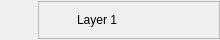
<?xml version="1.0" encoding="UTF-8"?>
<ui version="4.0">
 <class>LayerWidget</class>
 <widget class="QWidget" name="LayerWidget">
  <property name="geometry">
   <rect>
    <x>0</x>
    <y>0</y>
    <width>220</width>
    <height>40</height>
   </rect>
  </property>
  <property name="sizePolicy">
   <sizepolicy hsizetype="Preferred" vsizetype="Maximum">
    <horstretch>0</horstretch>
    <verstretch>0</verstretch>
   </sizepolicy>
  </property>
  <property name="minimumSize">
   <size>
    <width>0</width>
    <height>38</height>
   </size>
  </property>
  <property name="maximumSize">
   <size>
    <width>220</width>
    <height>40</height>
   </size>
  </property>
  <property name="windowTitle">
   <string>Form</string>
  </property>
  <layout class="QGridLayout" name="gridLayout_2">
   <property name="leftMargin">
    <number>0</number>
   </property>
   <property name="topMargin">
    <number>0</number>
   </property>
   <property name="rightMargin">
    <number>0</number>
   </property>
   <property name="bottomMargin">
    <number>0</number>
   </property>
   <property name="spacing">
    <number>0</number>
   </property>
   <item row="0" column="0">
    <layout class="QGridLayout" name="gridLayout">
     <property name="spacing">
      <number>0</number>
     </property>
     <item row="0" column="1">
      <widget class="QFrame" name="frame">
       <property name="sizePolicy">
        <sizepolicy hsizetype="Preferred" vsizetype="Minimum">
         <horstretch>0</horstretch>
         <verstretch>0</verstretch>
        </sizepolicy>
       </property>
       <property name="minimumSize">
        <size>
         <width>0</width>
         <height>38</height>
        </size>
       </property>
       <property name="styleSheet">
        <string notr="true">border-color: rgb(51, 209, 122);</string>
       </property>
       <property name="frameShape">
        <enum>QFrame::StyledPanel</enum>
       </property>
       <property name="frameShadow">
        <enum>QFrame::Raised</enum>
       </property>
       <layout class="QHBoxLayout" name="horizontalLayout_3">
        <property name="spacing">
         <number>3</number>
        </property>
        <property name="leftMargin">
         <number>3</number>
        </property>
        <property name="topMargin">
         <number>3</number>
        </property>
        <property name="rightMargin">
         <number>3</number>
        </property>
        <property name="bottomMargin">
         <number>3</number>
        </property>
        <item>
         <widget class="QLabel" name="thumbnail_label">
          <property name="sizePolicy">
           <sizepolicy hsizetype="Maximum" vsizetype="Maximum">
            <horstretch>0</horstretch>
            <verstretch>0</verstretch>
           </sizepolicy>
          </property>
          <property name="maximumSize">
           <size>
            <width>32</width>
            <height>32</height>
           </size>
          </property>
          <property name="text">
           <string/>
          </property>
         </widget>
        </item>
        <item>
         <widget class="QLabel" name="layer_name">
          <property name="styleSheet">
           <string notr="true">border-color: rgba(0, 0, 0, 0);</string>
          </property>
          <property name="text">
           <string>Layer 1</string>
          </property>
         </widget>
        </item>
       </layout>
      </widget>
     </item>
     <item row="0" column="0">
      <widget class="QPushButton" name="visible_button">
       <property name="sizePolicy">
        <sizepolicy hsizetype="Preferred" vsizetype="Fixed">
         <horstretch>0</horstretch>
         <verstretch>0</verstretch>
        </sizepolicy>
       </property>
       <property name="minimumSize">
        <size>
         <width>38</width>
         <height>38</height>
        </size>
       </property>
       <property name="maximumSize">
        <size>
         <width>38</width>
         <height>38</height>
        </size>
       </property>
       <property name="text">
        <string/>
       </property>
       <property name="icon">
        <iconset>
         <normaloff>:/icons/src/icons/eye-off.png</normaloff>
         <normalon>../src/icons/eye.png</normalon>
         <activeon>:/icons/src/icons/eye.png</activeon>:/icons/src/icons/eye-off.png</iconset>
       </property>
       <property name="checkable">
        <bool>true</bool>
       </property>
       <property name="flat">
        <bool>true</bool>
       </property>
      </widget>
     </item>
    </layout>
   </item>
  </layout>
 </widget>
 <resources>
  <include location="../resources.qrc"/>
 </resources>
 <connections/>
</ui>
